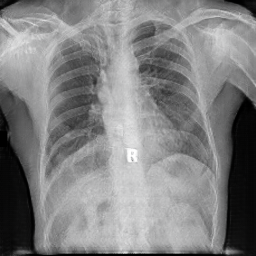
#> input picture images_fakeB/LIDC-IDRI-0001_fake_B.png, 256 x 256 px, found by its file name; its folder holds only this picture in this run
$ jupyter execute --allow-errors visualize_dataset.ipynb
#> lines starting #> are read from the running program, lines starting #| are printed output that depends on the picture
[cell 1]
import numpy as np
import matplotlib.pyplot as plt

#> (the rest of this cell did not finish here and is left out)

[cell 2]
import numpy as np
import matplotlib.pyplot as plt

# Đường dẫn tới file DRR
drr_file = '/home/anonymous/code/AI/VolumeNeRF/drr_Xray/LIDC-IDRI-0009.npy'

# Load file .npy
#> (the rest of this cell did not finish here and is left out)

[cell 3]
import numpy as np
import matplotlib.pyplot as plt

# Đường dẫn tới file DRR
drr_file = '/home/anonymous/code/AI/VolumeNeRF/synthentic_Xray/LIDC-IDRI-0009.npy'

# Load file .npy
#> (the rest of this cell did not finish here and is left out)

#> (a cell that did not finish here is left out)

[cell 5]
import cv2
import os

def convert_image(img):
    # Chuyển từ RGB (hoặc BGR từ cv2) sang grayscale
    gray_image = cv2.cvtColor(img, cv2.COLOR_BGR2GRAY)  # Dùng BGR2GRAY vì cv2.imread đọc dạng BGR
    # Resize về (128, 128)
    resized_image = cv2.resize(gray_image, (128, 128), interpolation=cv2.INTER_AREA)
    return resized_image

def main():
    # Đường dẫn thư mục nguồn và đích
    path = "/home/anonymous/code/AI/VolumeNeRF/images_fakeB"
    folder_img = "./images2D"
    os.makedirs(folder_img, exist_ok=True)

    # Duyệt qua các file trong thư mục nguồn
    for i in os.listdir(path):
        # Đường dẫn đầy đủ tới file ảnh
        img_path = os.path.join(path, i)
        # Đọc ảnh
        img = cv2.imread(img_path)
#> img is the input picture: shape (256, 256, 3); mean B, G, R 130.2, 129.6, 129.4

        # Kiểm tra xem ảnh có đọc được không
        if img is None:
            print(f"Không thể đọc file: {i}")
            continue

        # Chuyển đổi ảnh
        processed_img = convert_image(img)

        # Tạo tên file mới (lấy 14 ký tự đầu + .jpg)
        new_filename = f"{i[:14]}.jpg"
        # Đường dẫn đầy đủ để lưu file
        save_path = os.path.join(folder_img, new_filename)

        # Lưu ảnh đã xử lý
        cv2.imwrite(save_path, processed_img)
        print(f"Đã xử lý và lưu: {new_filename}")

if __name__ == "__main__":
    main()

[cell 6]
import numpy as np
import matplotlib.pyplot as plt

# Load file
mean_xray = np.load('./DRR_Parameters/mean_xray.npy')
#> (reads DRR_Parameters/mean_xray.npy from the repository)
std_xray = np.load('./DRR_Parameters/std_xray.npy')
#> (reads DRR_Parameters/std_xray.npy from the repository)

# Loại bỏ chiều thừa
mean_xray = np.squeeze(mean_xray)  # Từ (1, 128, 128) thành (128, 128)
std_xray = np.squeeze(std_xray)    # Từ (1, 128, 128) thành (128, 128)

# Kiểm tra shape
print("Mean shape:", mean_xray.shape)  # Phải là (128, 128)
print("Std shape:", std_xray.shape)    # Phải là (128, 128)

# Visualize
plt.subplot(121)
plt.imshow(mean_xray, cmap='gray')
plt.title('Mean X-ray')
plt.axis('off')  # Tắt trục cho đẹp

plt.subplot(122)
plt.imshow(std_xray, cmap='gray')
plt.title('Std X-ray')
plt.axis('off')

plt.show()
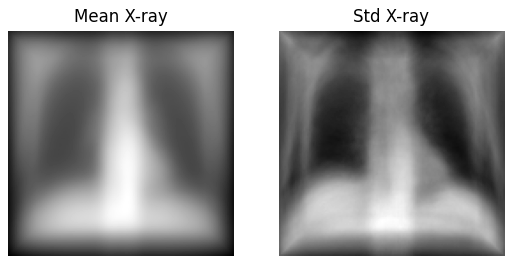
#> figure drawn by matplotlib, 2 panels
